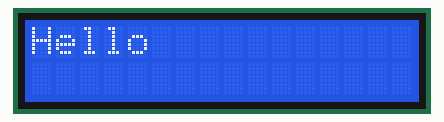
Simulated run of this sketch. Board: Arduino Uno, built with avr-gcc and run on an emulated ATmega328P. Parts: 16×2 character LCD.

Above: at 0.22 s.
At 1.46 s:
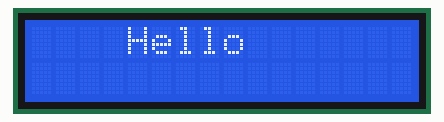
At 2.69 s:
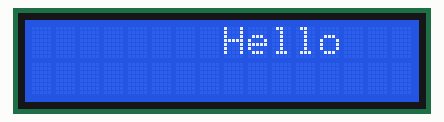
At 5.1 s:
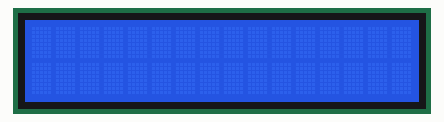
At 8.24 s:
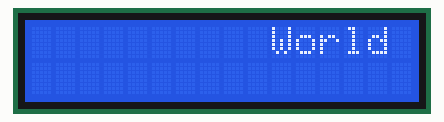
At 11.33 s:
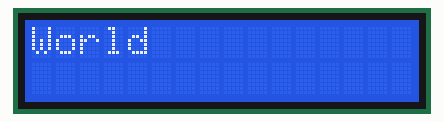

Measured:
- by itself, everything shown: repeats every 11.4 s, in 33 steps
- what the display in image 3 shows lasts 1.6 s, from 5.0 s to 6.6 s

The sketch:

LCD.ino
```cpp
#include <LiquidCrystal_I2C.h>
LiquidCrystal_I2C lcd(0x27, 16, 2);

void setup() {
  // initialize lcd
  lcd.init();
  // turn on lcd backlight
  lcd.backlight();
}

void loop() {
  // print "Hello" and move it from left to the right of the lcd display
  for (int x = 0; x < 20; x++) {
    lcd.clear();
    lcd.setCursor(x, 0);
    lcd.print("Hello");
    delay(300);
  }

  // print "World" and move it from right to the left of the lcd display
  for (int x = 16; x >= 0; x--) {
    lcd.clear();
    lcd.setCursor(x, 0);
    lcd.print("World");
    delay(300);
  }
}
```
